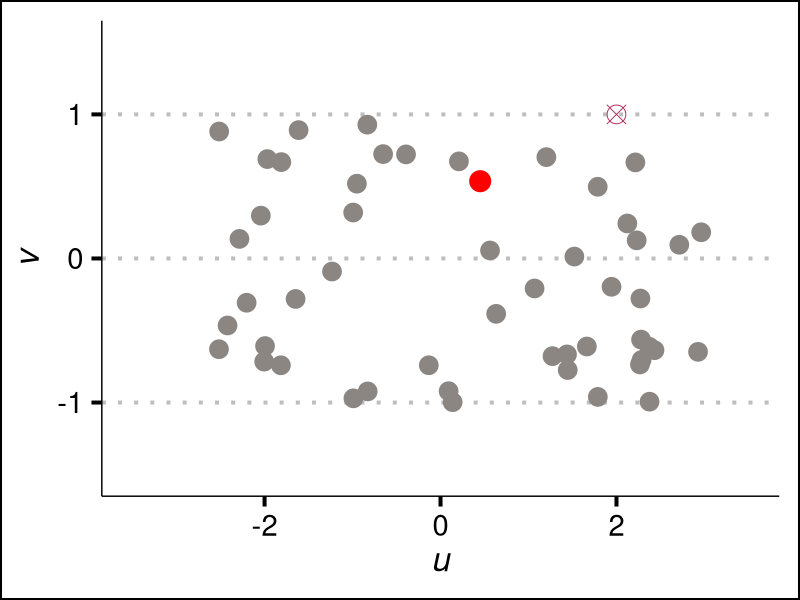
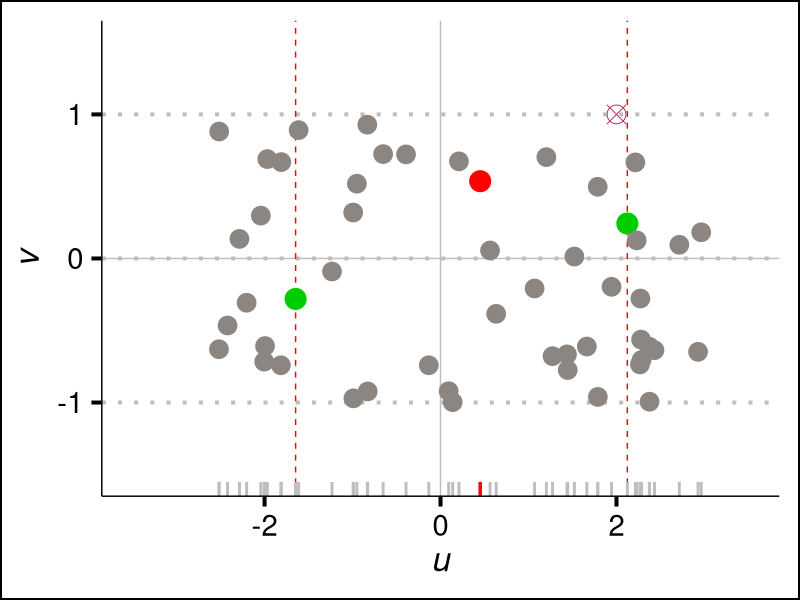
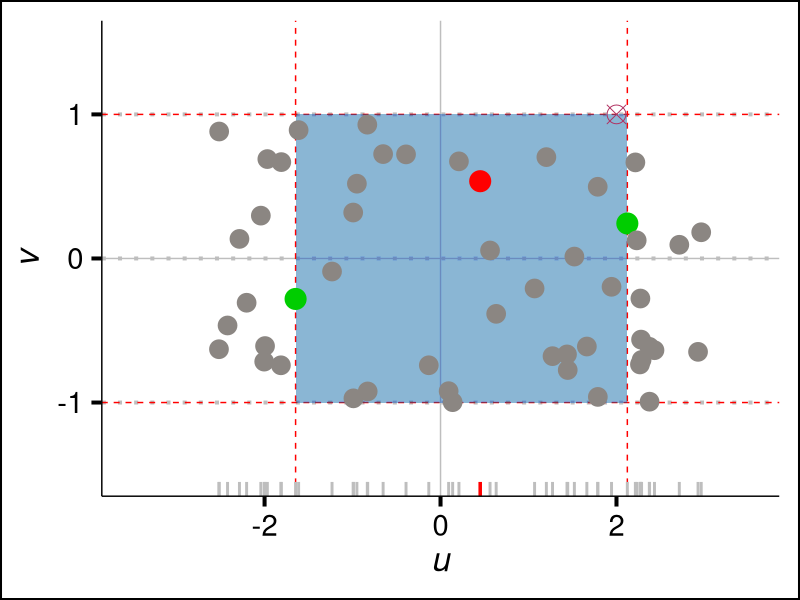

R code for these plots, in order:
require(ggplot2)
require(ggthemes)

# Illustration of the confidence region
set.seed(123456, kind="Mersenne-Twister")
N <- 51
a <- 0.47
  
u <- runif(N, min = -3, max = 3)
v <- runif(N, min=-1, max=1)
ru <- sort(u, index.return=TRUE)$ix
rv <- sort(v, index.return=TRUE)$ix

uv <- data.frame(u=u, v=v, ru=ru, rv=rv)


# p-value of point X
X <- data.frame(u=2, v=1)

step1 <- ggplot(data=uv, aes(x=u, y=v)) +
  geom_point(size=ifelse(u==median(u), 6.8, 6),
             col=ifelse(u==median(u), "red", "seashell4")) +
  geom_point(data=X, size=6, shape=13, col="maroon") +
  xlim(-3.5, 3.5) + ylim(-1.5, 1.5)  +
  xlab(expression(italic(u))) +
  ylab(expression(italic(v))) +
  theme_clean(base_size = 30, base_family = "sans")

# Confidence region at level a
step2 <- ggplot(data=uv, aes(x=u, y=v)) +
  geom_hline(yintercept = 0, col="gray") +
  geom_vline(xintercept = 0, col="gray") +
  geom_vline(xintercept = u[ru[round(N*a/2)]], linetype=2, col="red") +
  geom_vline(xintercept = u[ru[round(N*(1-a/2))]], linetype=2, col="red") +
  geom_point(size=ifelse(u==median(u), 6.8, 
                         ifelse(u==u[ru[round(N*a/2)]], 6.8, 
                                ifelse(u==u[ru[round(N*(1-a/2))]], 6.8, 6))),
             col=ifelse(u==median(u), "red", 
                        ifelse(u==u[ru[round(N*a/2)]], "green3", 
                               ifelse(u==u[ru[round(N*(1-a/2))]], "green3", "seashell4")))) + 
  geom_point(data=X, size=6, shape=13, col="maroon") +
  geom_rug(sides = "b", 
           col=ifelse(u==median(u), "red", "gray"),
           size=ifelse(u==median(u), 1.2, 1)) +
  xlim(-3.5, 3.5) + ylim(-1.5, 1.5)  +
  xlab(expression(italic(u))) +
  ylab(expression(italic(v))) +
  theme_clean(base_size = 30, base_family = "sans")

# Confidence region at level a
step3 <- ggplot(data=uv, aes(x=u, y=v)) +
  geom_hline(yintercept = 0, col="gray") +
  geom_hline(yintercept = 1, linetype=2, col="red") +
  geom_hline(yintercept = -1, linetype=2, col="red") +
  geom_vline(xintercept = 0, col="gray") +
  geom_vline(xintercept = u[ru[round(N*a/2)]], linetype=2, col="red") +
  geom_vline(xintercept = u[ru[round(N*(1-a/2))]], linetype=2, col="red") +
  geom_rect(aes(xmin =  u[ru[round(N*a/2)]], xmax = u[ru[round(N*(1-a/2))]], ymin = -1, ymax = 1), 
            fill = "#4ea8de", alpha = 0.01, inherit.aes = FALSE) + 
  geom_point(size=ifelse(u==median(u), 6.8, 
                         ifelse(u==u[ru[round(N*a/2)]], 6.8, 
                                ifelse(u==u[ru[round(N*(1-a/2))]], 6.8, 6))),
             col=ifelse(u==median(u), "red", 
                        ifelse(u==u[ru[round(N*a/2)]], "green3", 
                               ifelse(u==u[ru[round(N*(1-a/2))]], "green3", "seashell4")))) + 
  geom_point(data=X, size=6, shape=13, col="maroon") +
  geom_rug(sides = "b", 
           col=ifelse(u==median(u), "red", "gray"),
           size=ifelse(u==median(u), 1.2, 1)) +
  xlim(-3.5, 3.5) + ylim(-1.5, 1.5)  +
  xlab(expression(italic(u))) +
  ylab(expression(italic(v))) +
  theme_clean(base_size = 30, base_family = "sans")

ggsave(step1, filename = "../../Reports/JOURNAL - Confidence Regions/Figures/PvalueStep1.pdf", width = 8, height = 6)
ggsave(step2, filename = "../../Reports/JOURNAL - Confidence Regions/Figures/PvalueStep2.pdf", width = 8, height = 6)
ggsave(step3, filename = "../../Reports/JOURNAL - Confidence Regions/Figures/PvalueStep3.pdf", width = 8, height = 6)
  
